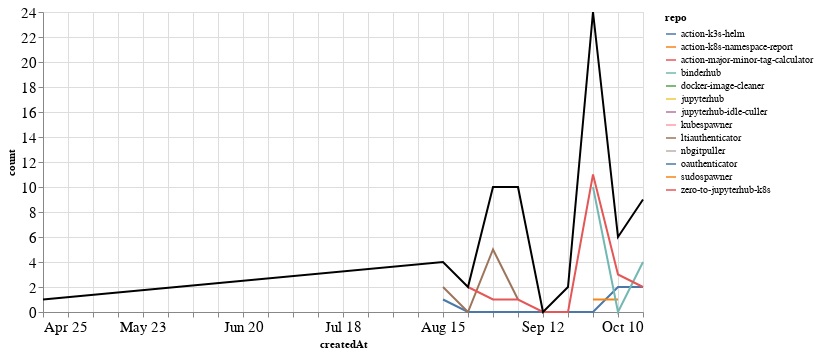

The code cell stored with this chart in its notebook:
### Markdown cell above
### PRs

### Code cell
prs_time = prs.groupby('repo').resample('W', on='createdAt').count()['author'].reset_index()
prs_time = prs_time.rename(columns={'author': 'count'})
prs_time_total = prs_time.groupby('createdAt').agg({"count": "sum"}).reset_index()

ch1 = alt.Chart(prs_time, width=600).mark_line().encode(
    x='createdAt',
    y='count',
    color='repo',
    tooltip="repo"
)

ch2 = alt.Chart(prs_time_total, width=600).mark_line(color="black").encode(
    x='createdAt',
    y='count',
)

ch1 + ch2

### Figure 1 — Vega-Lite specification as saved in the notebook (floating-point values rounded to 4 significant figures)
{"config": {"axisLeft": {"labelFontSize": 15}, "axisBottom": {"labelFontSize": 15}}, "layer": [{"data": {"name": "data-0e41f6895cd2c4ec6ba42e32e1e29779"}, "mark": "line", "encoding": {"color": {"type": "nominal", "field": "repo"}, "tooltip": {"type": "nominal", "field": "repo"}, "x": {"type": "temporal", "field": "createdAt"}, "y": {"type": "quantitative", "field": "count"}}, "width": 600}, {"data": {"name": "data-30fe8f020c77c9fcc217cbfb581146e6"}, "mark": {"type": "line", "color": "black"}, "encoding": {"x": {"type": "temporal", "field": "createdAt"}, "y": {"type": "quantitative", "field": "count"}}, "width": 600}], "$schema": "https://vega.github.io/schema/vega-lite/v4.8.1.json", "datasets": {"data-0e41f6895cd2c4ec6ba42e32e1e29779": [{"repo": "action-k3s-helm", "createdAt": "2021-08-15T00:00:00", "count": 1}, {"repo": "action-k3s-helm", "createdAt": "2021-08-22T00:00:00", "count": 0}, {"repo": "action-k3s-helm", "createdAt": "2021-08-29T00:00:00", "count": 0}, {"repo": "action-k3s-helm", "createdAt": "2021-09-05T00:00:00", "count": 0}, {"repo": "action-k3s-helm", "createdAt": "2021-09-12T00:00:00", "count": 0}, {"repo": "action-k3s-helm", "createdAt": "2021-09-19T00:00:00", "count": 0}, {"repo": "action-k3s-helm", "createdAt": "2021-09-26T00:00:00", "count": 0}, {"repo": "action-k3s-helm", "createdAt": "2021-10-03T00:00:00", "count": 2}, {"repo": "action-k3s-helm", "createdAt": "2021-10-10T00:00:00", "count": 2}, {"repo": "action-k8s-namespace-report", "createdAt": "2021-09-26T00:00:00", "count": 1}, {"repo": "action-k8s-namespace-report", "createdAt": "2021-10-03T00:00:00", "count": 1}, {"repo": "action-major-minor-tag-calculator", "createdAt": "2021-09-26T00:00:00", "count": 1}, {"repo": "binderhub", "createdAt": "2021-09-26T00:00:00", "count": 10}, {"repo": "binderhub", "createdAt": "2021-10-03T00:00:00", "count": 0}, {"repo": "binderhub", "createdAt": "2021-10-10T00:00:00", "count": 4}, {"repo": "docker-image-cleaner", "createdAt": "2021-09-19T00:00:00", "count": 2}, {"repo": "jupyterhub", "createdAt": "2021-08-29T00:00:00", "count": 4}, {"repo": "jupyterhub-idle-culler", "createdAt": "2021-09-26T00:00:00", "count": 1}, {"repo": "kubespawner", "createdAt": "2021-10-10T00:00:00", "count": 1}, {"repo": "ltiauthenticator", "createdAt": "2021-08-15T00:00:00", "count": 2}, {"repo": "ltiauthenticator", "createdAt": "2021-08-22T00:00:00", "count": 0}, {"repo": "ltiauthenticator", "createdAt": "2021-08-29T00:00:00", "count": 5}, {"repo": "ltiauthenticator", "createdAt": "2021-09-05T00:00:00", "count": 1}, {"repo": "nbgitpuller", "createdAt": "2021-09-05T00:00:00", "count": 8}, {"repo": "oauthenticator", "createdAt": "2021-08-15T00:00:00", "count": 1}, {"repo": "sudospawner", "createdAt": "2021-04-25T00:00:00", "count": 1}, {"repo": "zero-to-jupyterhub-k8s", "createdAt": "2021-08-22T00:00:00", "count": 2}, {"repo": "zero-to-jupyterhub-k8s", "createdAt": "2021-08-29T00:00:00", "count": 1}, {"repo": "zero-to-jupyterhub-k8s", "createdAt": "2021-09-05T00:00:00", "count": 1}, {"repo": "zero-to-jupyterhub-k8s", "createdAt": "2021-09-12T00:00:00", "count": 0}, {"repo": "zero-to-jupyterhub-k8s", "createdAt": "2021-09-19T00:00:00", "count": 0}, {"repo": "zero-to-jupyterhub-k8s", "createdAt": "2021-09-26T00:00:00", "count": 11}, {"repo": "zero-to-jupyterhub-k8s", "createdAt": "2021-10-03T00:00:00", "count": 3}, {"repo": "zero-to-jupyterhub-k8s", "createdAt": "2021-10-10T00:00:00", "count": 2}], "data-30fe8f020c77c9fcc217cbfb581146e6": [{"createdAt": "2021-04-25T00:00:00", "count": 1}, {"createdAt": "2021-08-15T00:00:00", "count": 4}, {"createdAt": "2021-08-22T00:00:00", "count": 2}, {"createdAt": "2021-08-29T00:00:00", "count": 10}, {"createdAt": "2021-09-05T00:00:00", "count": 10}, {"createdAt": "2021-09-12T00:00:00", "count": 0}, {"createdAt": "2021-09-19T00:00:00", "count": 2}, {"createdAt": "2021-09-26T00:00:00", "count": 24}, {"createdAt": "2021-10-03T00:00:00", "count": 6}, {"createdAt": "2021-10-10T00:00:00", "count": 9}]}}
